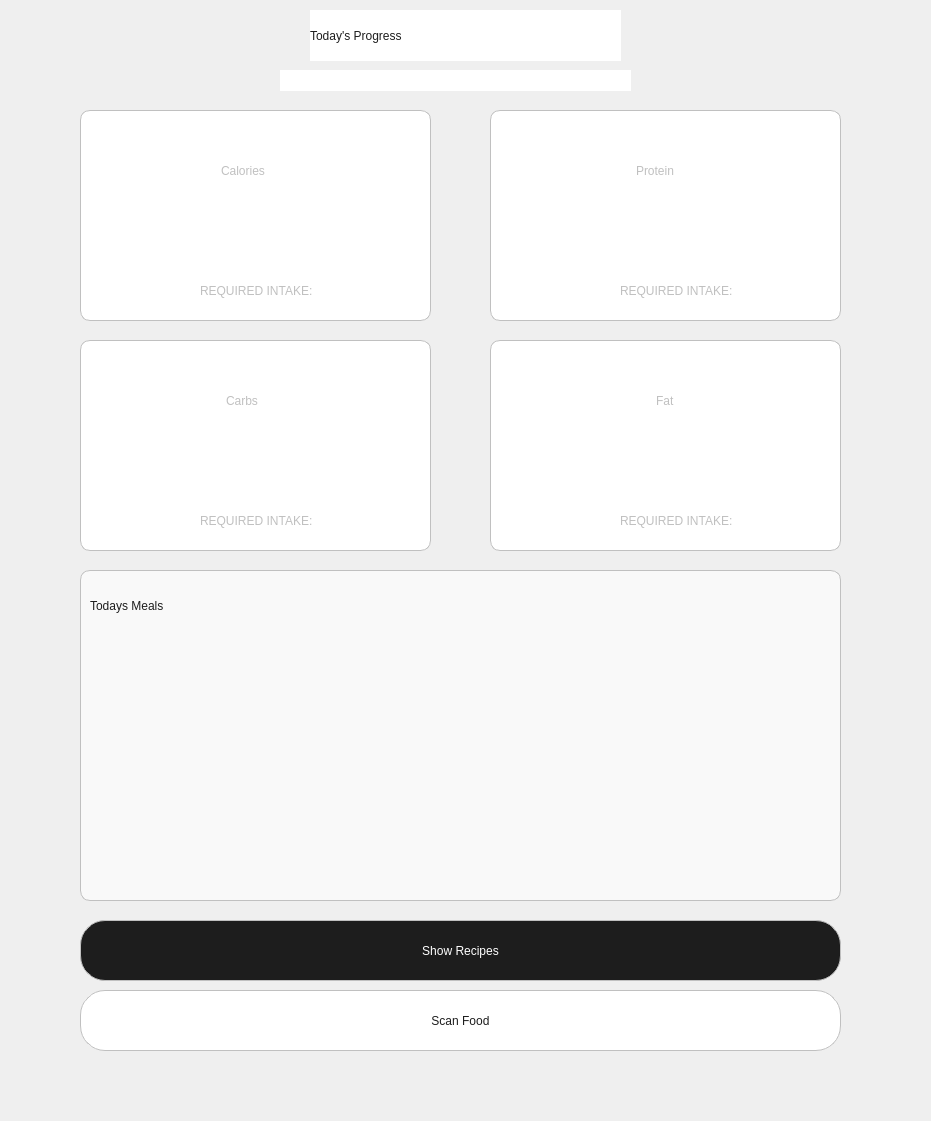
      <widget class="QWidget" name="scroll_contents">
       <property name="geometry">
        <rect>
         <x>0</x>
         <y>0</y>
         <width>931</width>
         <height>1121</height>
        </rect>
       </property>
       <widget class="QLabel" name="prog_lbl">
        <property name="geometry">
         <rect>
          <x>310</x>
          <y>10</y>
          <width>311</width>
          <height>51</height>
         </rect>
        </property>
        <property name="styleSheet">
         <string notr="true">QLabel{
	background-color: white;
	color: #1D1D1D;
	font: 500 35pt &quot;Epilogue&quot;;
}</string>
        </property>
        <property name="text">
         <string>Today's Progress</string>
        </property>
       </widget>
       <widget class="QLabel" name="day_lbl">
        <property name="geometry">
         <rect>
          <x>280</x>
          <y>70</y>
          <width>351</width>
          <height>21</height>
         </rect>
        </property>
        <property name="styleSheet">
         <string notr="true">QLabel{
	background-color: white;
	color: #939393;
	font: 15pt &quot;Epilogue&quot;;
}</string>
        </property>
        <property name="text">
         <string/>
        </property>
       </widget>
       <widget class="QLabel" name="cal">
        <property name="geometry">
         <rect>
          <x>80</x>
          <y>110</y>
          <width>351</width>
          <height>211</height>
         </rect>
        </property>
        <property name="styleSheet">
         <string notr="true">QLabel{
background-color:white;
border: 1px solid #C0C0C0;
border-radius:10px;
font:15px &quot;Epilogue&quot;;
color:#C0C0C0;
padding-bottom:90;
padding-left:137
}</string>
        </property>
        <property name="text">
         <string>Calories</string>
        </property>
       </widget>
       <widget class="QLabel" name="prot">
        <property name="geometry">
         <rect>
          <x>490</x>
          <y>110</y>
          <width>351</width>
          <height>211</height>
         </rect>
        </property>
        <property name="styleSheet">
         <string notr="true">QLabel{
background-color:white;
border: 1px solid #C0C0C0;
border-radius:10px;
font:15px &quot;Epilogue&quot;;
color:#C0C0C0;
padding-bottom:90;
padding-left:142
}</string>
        </property>
        <property name="text">
         <string>Protein</string>
        </property>
       </widget>
       <widget class="QLabel" name="fat">
        <property name="geometry">
         <rect>
          <x>490</x>
          <y>340</y>
          <width>351</width>
          <height>211</height>
         </rect>
        </property>
        <property name="styleSheet">
         <string notr="true">QLabel{
background-color:white;
border: 1px solid #C0C0C0;
border-radius:10px;
font:15px &quot;Epilogue&quot;;
color:#C0C0C0;
padding-bottom:90;
padding-left:162
}</string>
        </property>
        <property name="text">
         <string>Fat</string>
        </property>
       </widget>
       <widget class="QLabel" name="carb">
        <property name="geometry">
         <rect>
          <x>80</x>
          <y>340</y>
          <width>351</width>
          <height>211</height>
         </rect>
        </property>
        <property name="styleSheet">
         <string notr="true">QLabel{
background-color:white;
border: 1px solid #C0C0C0;
border-radius:10px;
font:15px &quot;Epilogue&quot;;
color:#C0C0C0;
padding-bottom:90;
padding-left:142
}</string>
        </property>
        <property name="text">
         <string>Carbs</string>
        </property>
       </widget>
       <widget class="QLabel" name="cal_counter">
        <property name="geometry">
         <rect>
          <x>140</x>
          <y>180</y>
          <width>231</width>
          <height>91</height>
         </rect>
        </property>
        <property name="styleSheet">
         <string notr="true">QLabel{
	font: 700 40pt &quot;Epilogue&quot;;
	color:#1D1D1D
}</string>
        </property>
        <property name="text">
         <string/>
        </property>
       </widget>
       <widget class="QLabel" name="prot_counter">
        <property name="geometry">
         <rect>
          <x>540</x>
          <y>180</y>
          <width>261</width>
          <height>91</height>
         </rect>
        </property>
        <property name="styleSheet">
         <string notr="true">QLabel{
	font: 700 40pt &quot;Epilogue&quot;;
	color:#1D1D1D
}</string>
        </property>
        <property name="text">
         <string/>
        </property>
       </widget>
       <widget class="QLabel" name="carbs_counter">
        <property name="geometry">
         <rect>
          <x>120</x>
          <y>420</y>
          <width>261</width>
          <height>91</height>
         </rect>
        </property>
        <property name="styleSheet">
         <string notr="true">QLabel{
	font: 700 40pt &quot;Epilogue&quot;;
	color:#1D1D1D
}</string>
        </property>
        <property name="text">
         <string/>
        </property>
       </widget>
       <widget class="QLabel" name="fats_counter">
        <property name="geometry">
         <rect>
          <x>540</x>
          <y>420</y>
          <width>251</width>
          <height>91</height>
         </rect>
        </property>
        <property name="styleSheet">
         <string notr="true">QLabel{
	font: 700 40pt &quot;Epilogue&quot;;
	color:#1D1D1D
}</string>
        </property>
        <property name="text">
         <string/>
        </property>
       </widget>
       <widget class="QPushButton" name="scan_btn">
        <property name="geometry">
         <rect>
          <x>80</x>
          <y>990</y>
          <width>761</width>
          <height>61</height>
         </rect>
        </property>
        <property name="styleSheet">
         <string notr="true">QPushButton{
	background-color:white;
	font: 600 25pt &quot;Epilogue&quot;;
	border-radius:25px;
	color:#1d1d1d;
	border:1px solid #c0c0c0
}</string>
        </property>
        <property name="text">
         <string>Scan Food</string>
        </property>
       </widget>
       <widget class="QPushButton" name="recipe_t">
        <property name="geometry">
         <rect>
          <x>80</x>
          <y>920</y>
          <width>761</width>
          <height>61</height>
         </rect>
        </property>
        <property name="styleSheet">
         <string notr="true">QPushButton{
	background-color:#1d1d1d;
	font: 600 25pt &quot;Epilogue&quot;;
	border-radius:25px;
	color: white;
	border:1px solid #C0C0C0
}</string>
        </property>
        <property name="text">
         <string>Show Recipes</string>
        </property>
       </widget>
       <widget class="QWidget" name="verticalLayoutWidget">
        <property name="geometry">
         <rect>
          <x>80</x>
          <y>570</y>
          <width>761</width>
          <height>331</height>
         </rect>
        </property>
        <layout class="QVBoxLayout" name="meal_log">
         <item>
          <widget class="QWidget" name="meal_log_widget" native="true">
           <property name="styleSheet">
            <string notr="true">QWidget{
font: 400 20px &quot;Epilogue&quot;;
color:#1d1d1d;
border-radius:10px;
background-color:#f9f9f9;
border:1px solid #c0c0c0
}</string>
           </property>
           <widget class="QLabel" name="label_2">
            <property name="geometry">
             <rect>
              <x>10</x>
              <y>10</y>
              <width>171</width>
              <height>51</height>
             </rect>
            </property>
            <property name="styleSheet">
             <string notr="true">QLabel{
font: 300 25px &quot;Epilogue&quot;;
color:#1d1d1d;
background-color:#f9f9f9;
border:none;

}
</string>
            </property>
            <property name="text">
             <string>Todays Meals</string>
            </property>
           </widget>
          </widget>
         </item>
        </layout>
       </widget>
       <widget class="QLabel" name="left_cal">
        <property name="geometry">
         <rect>
          <x>200</x>
          <y>270</y>
          <width>141</width>
          <height>41</height>
         </rect>
        </property>
        <property name="styleSheet">
         <string notr="true">QLabel{
background-color:transparent;
font:500 10px &quot;Epilogue&quot;;
border:none;
color:#c0c0c0
}</string>
        </property>
        <property name="text">
         <string>REQUIRED INTAKE: </string>
        </property>
       </widget>
       <widget class="QLabel" name="left_carb">
        <property name="geometry">
         <rect>
          <x>200</x>
          <y>500</y>
          <width>141</width>
          <height>41</height>
         </rect>
        </property>
        <property name="styleSheet">
         <string notr="true">QLabel{
background-color:transparent;
font:500 10px &quot;Epilogue&quot;;
border:none;
color:#c0c0c0
}</string>
        </property>
        <property name="text">
         <string>REQUIRED INTAKE: </string>
        </property>
       </widget>
       <widget class="QLabel" name="left_prot">
        <property name="geometry">
         <rect>
          <x>620</x>
          <y>270</y>
          <width>141</width>
          <height>41</height>
         </rect>
        </property>
        <property name="styleSheet">
         <string notr="true">QLabel{
background-color:transparent;
font:500 10px &quot;Epilogue&quot;;
border:none;
color:#c0c0c0
}</string>
        </property>
        <property name="text">
         <string>REQUIRED INTAKE: </string>
        </property>
       </widget>
       <widget class="QLabel" name="left_fat">
        <property name="geometry">
         <rect>
          <x>620</x>
          <y>500</y>
          <width>141</width>
          <height>41</height>
         </rect>
        </property>
        <property name="styleSheet">
         <string notr="true">QLabel{
background-color:transparent;
font:500 10px &quot;Epilogue&quot;;
border:none;
color:#c0c0c0
}</string>
        </property>
        <property name="text">
         <string>REQUIRED INTAKE: </string>
        </property>
       </widget>
      </widget>
